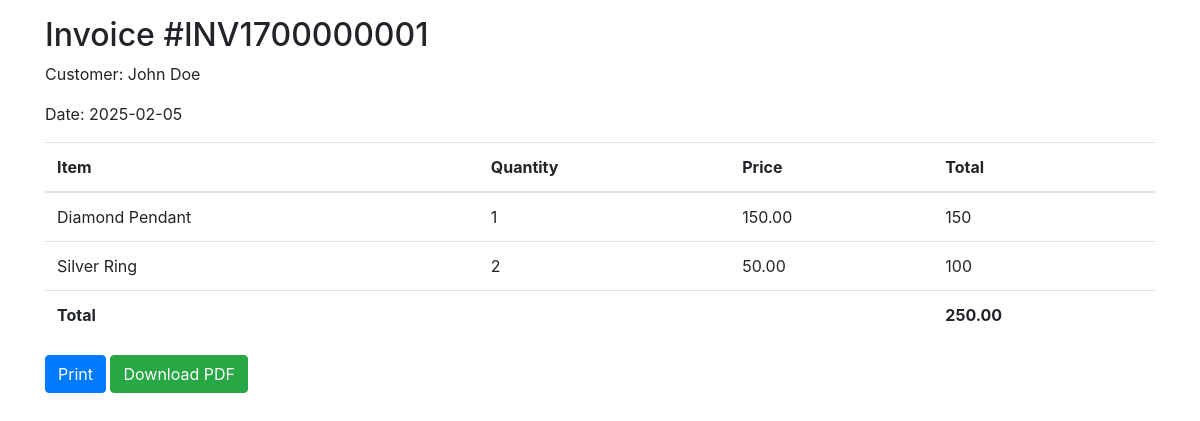
/invoice.php?id=1, run on the app's committed database.
### tables this page shows
CREATE TABLE `invoices` (
  `id` int(11) NOT NULL,
  `invoice_number` varchar(20) NOT NULL,
  `customer_name` varchar(100) NOT NULL,
  `total_amount` decimal(10,2) NOT NULL CHECK (`total_amount` >= 0),
  `created_at` date NOT NULL
);

CREATE TABLE `invoice_items` (
  `id` int(11) NOT NULL,
  `invoice_id` int(11) NOT NULL,
  `item_id` int(11) NOT NULL,
  `quantity` int(11) NOT NULL CHECK (`quantity` > 0),
  `price` decimal(10,2) NOT NULL CHECK (`price` >= 0)
);

CREATE TABLE `items` (
  `id` int(11) NOT NULL,
  `category_id` int(11) NOT NULL,
  `name` varchar(100) NOT NULL,
  `price` decimal(10,2) NOT NULL CHECK (`price` >= 0),
  `stock` int(11) NOT NULL DEFAULT 0 CHECK (`stock` >= 0)
);

### invoice.php (the view, shortened to what this page needs)
<?php
require_once 'db_connect.php';
$invoice_id = $_GET['id'];
$stmt = $conn->prepare("SELECT * FROM invoices WHERE id = ?");
$stmt->execute([$invoice_id]);
$invoice = $stmt->fetch();
$stmt = $conn->prepare("SELECT ii.*, i.name FROM invoice_items ii JOIN items i ON ii.item_id = i.id WHERE ii.invoice_id = ?");
$stmt->execute([$invoice_id]);
$items = $stmt->fetchAll();
?>
<!DOCTYPE html>
<html>
<head>
    <link rel="stylesheet" href="https://maxcdn.bootstrapcdn.com/bootstrap/4.5.2/css/bootstrap.min.css">
</head>
<body>
    <div class="container mt-3">
        <h2>Invoice #<?php echo $invoice['invoice_number']; ?></h2>
        <p>Customer: <?php echo $invoice['customer_name']; ?></p>
        <p>Date: <?php echo $invoice['created_at']; ?></p>
        <table class="table">
            <thead>
                <tr>
                    <th>Item</th>
                    <th>Quantity</th>
                    <th>Price</th>
                    <th>Total</th>
                </tr>
            </thead>
            <tbody>
                <?php foreach ($items as $item) { ?>
                    <tr>
                        <td><?php echo $item['name']; ?></td>
                        <td><?php echo $item['quantity']; ?></td>
                        <td><?php echo $item['price']; ?></td>
                        <td><?php echo $item['quantity'] * $item['price']; ?></td>
                    </tr>
                <?php } ?>
                <tr>
                    <td colspan="3"><strong>Total</strong></td>
                    <td><strong><?php echo $invoice['total_amount']; ?></strong></td>
                </tr>
            </tbody>
        </table>
        <button onclick="window.print()" class="btn btn-primary">Print</button>
        <a href="download_invoice.php?id=<?php echo $invoice_id; ?>" class="btn btn-success">Download PDF</a>
    </div>
</body>
</html>

### data on the page
invoices: invoice_number "INV1700000001", customer_name "John Doe", created_at "2025-02-05", total_amount "250.00"
invoice_items: item.name "Diamond Pendant", quantity "1", price "150.00", $item['quantity'] * $item['price'] "150"
invoice_items: item.name "Silver Ring", quantity "2", price "50.00", $item['quantity'] * $item['price'] "100"
